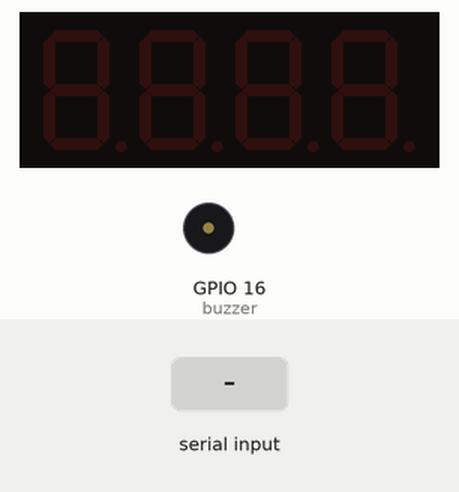
Simulated run of this sketch. Board: ESP32. On the bench: 4-digit seven-segment display, buzzer (waves = sounding, pin HIGH). Inputs (shaded band) come from the test bench. WiFi joins after 1.5 s; servers stay silent unless stated; the local clock reads 2024-03-15 10:24:30 at power-on unless the sketch sets it; what the sketch prints to the serial monitor is not drawn.

Above: at 2.3 s.
2.4 s: "90,45\n" received over Serial
3.9 s: "30,150\n" received over Serial
At 5.3 s:
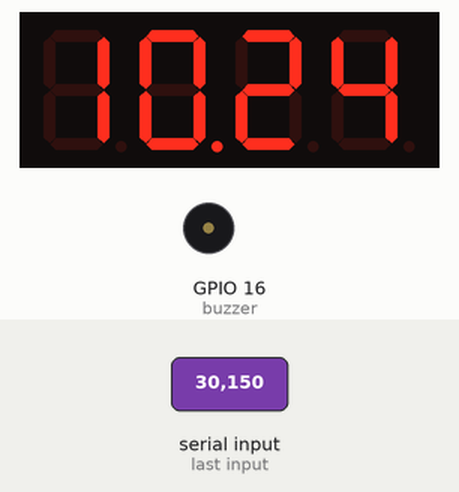
At 31.7 s:
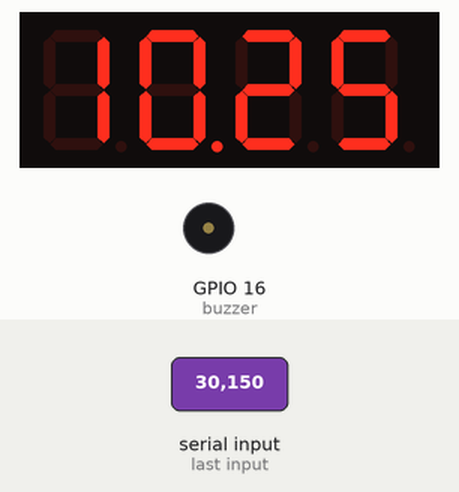
Timing chart, 0 to 32.4 s (numbered marks = the images above; inputs shaded):
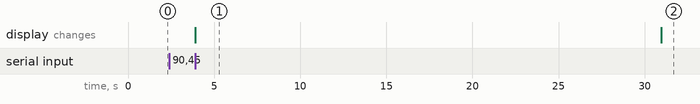

Measured:
- after the input at 2.4 s, every drawn part: stays the same
- after the input at 3.9 s, the display: changes at once (image 1)
- what the display in image 1 shows lasts 27.1 s, from 3.9 s to 31.0 s

The sketch:

ISA_timestamp.ino
```cpp
#include <ESP32Time.h>
#include <WiFi.h>
#include <time.h>
#include <Wire.h>
#include <TM1650.h>

TM1650 d;
int buzzer = 16;          //Assigning buzzer in IO board

/*---------Wifi credentials---------------*/
const char* ssid = "Alfa12";
const char* password = "12345678";

/*---------set with NTP---------------*/
const char* ntpServer = "pool.ntp.org";
 long  gmtOffset_sec;
 int daylightOffset_sec;


ESP32Time rtc; // initializing rtc

void setup() {
  Serial.begin(115200);
  Wire.begin();
  d.init();
  pinMode(buzzer, OUTPUT);

/*---------WIFI Setup---------------*/
  Serial.printf("Connecting to %s", ssid);
  WiFi.begin(ssid, password);
  while (WiFi.status() != WL_CONNECTED) {
      delay(500);
      Serial.print(".");
  }
  Serial.println();
  Serial.print("Connected with IP: ");
  Serial.println(WiFi.localIP());
  Serial.println();
  Serial.println("WIFI CONNECTED");


/*---------Serial input ---------------*/
 // input for gmtoffset_sec
  Serial.println("Enter Country UTC in sec"); //gmt input
   while (Serial.available() == 0) {
  }
  long gmtOffset_sec = Serial.parseInt();

  // input for daylightOffset_sec
  Serial.println("Enter daylightOffset in sec "); //daylight input
  while (Serial.available()) Serial.read(); // flushing out old bytes from serial recieve buffer
   while (Serial.available() == 0) {
  }
  int daylightOffset_sec = Serial.parseInt();


/*---------set with NTP---------------*/

  configTime(gmtOffset_sec, daylightOffset_sec, ntpServer);
  struct tm timeinfo;

  if (getLocalTime(&timeinfo)){
    rtc.setTimeStruct(timeinfo);

    }

  WiFi.disconnect(true);
  WiFi.mode(WIFI_OFF);

}

void loop() {

  struct tm timeinfo = rtc.getTimeStruct();
  Serial.println(&timeinfo);

 /*---------setting alarm at desired time---------------*/
   int my_hour = timeinfo.tm_hour;
   int my_min = timeinfo.tm_min;
  int my_sec = timeinfo.tm_sec;

     Serial.print(my_hour);
     Serial.print(":");
     Serial.print(my_min);
     Serial.print(":");
     Serial.println(my_sec);
     if(my_hour == 01 && my_min == 53 && my_sec == 00){
    digitalWrite(buzzer, HIGH);
      delay(3000);
      digitalWrite(buzzer, LOW);
      delay(1000);
     }


/*---------7 segment Display---------------*/
  char timeHM[5];
  strftime(timeHM,6, "%H%M", &timeinfo);

  d.displayOn();

    d.displayString(timeHM);
   d.setDot(1, true);
    d.setBrightnessGradually(TM1650_MAX_BRIGHT);
    delay(1000);
//   sprintf(char* buffer, const char* format, ...); //
    sprintf(timeHM, "%03u", &timeinfo);
}
```
